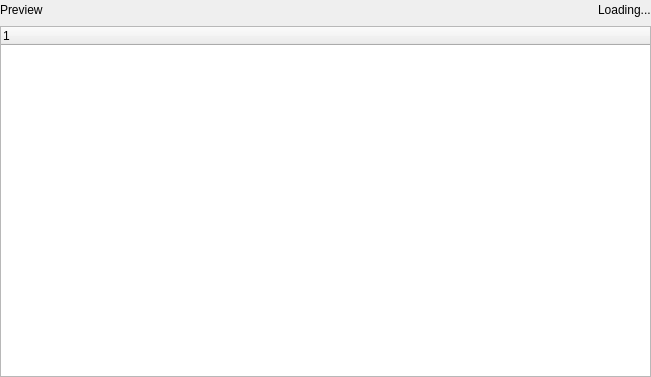
<?xml version="1.0" encoding="UTF-8"?>
<ui version="4.0">
 <class>SmartPlaylistSearchPreview</class>
 <widget class="QWidget" name="SmartPlaylistSearchPreview">
  <property name="geometry">
   <rect>
    <x>0</x>
    <y>0</y>
    <width>651</width>
    <height>377</height>
   </rect>
  </property>
  <property name="windowTitle">
   <string>Form</string>
  </property>
  <layout class="QVBoxLayout" name="verticalLayout">
   <property name="margin">
    <number>0</number>
   </property>
   <item>
    <layout class="QHBoxLayout" name="horizontalLayout_2">
     <item>
      <widget class="QLabel" name="preview_label">
       <property name="text">
        <string>Preview</string>
       </property>
      </widget>
     </item>
     <item>
      <spacer name="horizontalSpacer">
       <property name="orientation">
        <enum>Qt::Horizontal</enum>
       </property>
       <property name="sizeHint" stdset="0">
        <size>
         <width>40</width>
         <height>20</height>
        </size>
       </property>
      </spacer>
     </item>
     <item>
      <widget class="QLabel" name="count_label"/>
     </item>
     <item>
      <widget class="QWidget" name="busy_container" native="true">
       <layout class="QHBoxLayout" name="horizontalLayout">
        <property name="margin">
         <number>0</number>
        </property>
        <item>
         <widget class="BusyIndicator" name="widget" native="true"/>
        </item>
        <item>
         <widget class="QLabel" name="label_2">
          <property name="text">
           <string>Loading...</string>
          </property>
         </widget>
        </item>
       </layout>
      </widget>
     </item>
    </layout>
   </item>
   <item>
    <widget class="QTreeWidget" name="tree">
     <property name="rootIsDecorated">
      <bool>false</bool>
     </property>
     <property name="itemsExpandable">
      <bool>false</bool>
     </property>
     <property name="allColumnsShowFocus">
      <bool>true</bool>
     </property>
     <column>
      <property name="text">
       <string notr="true">1</string>
      </property>
     </column>
    </widget>
   </item>
  </layout>
 </widget>
 <customwidgets>
  <customwidget>
   <class>BusyIndicator</class>
   <extends>QWidget</extends>
   <header>widgets/busyindicator.h</header>
   <container>1</container>
  </customwidget>
 </customwidgets>
 <resources/>
 <connections/>
</ui>
